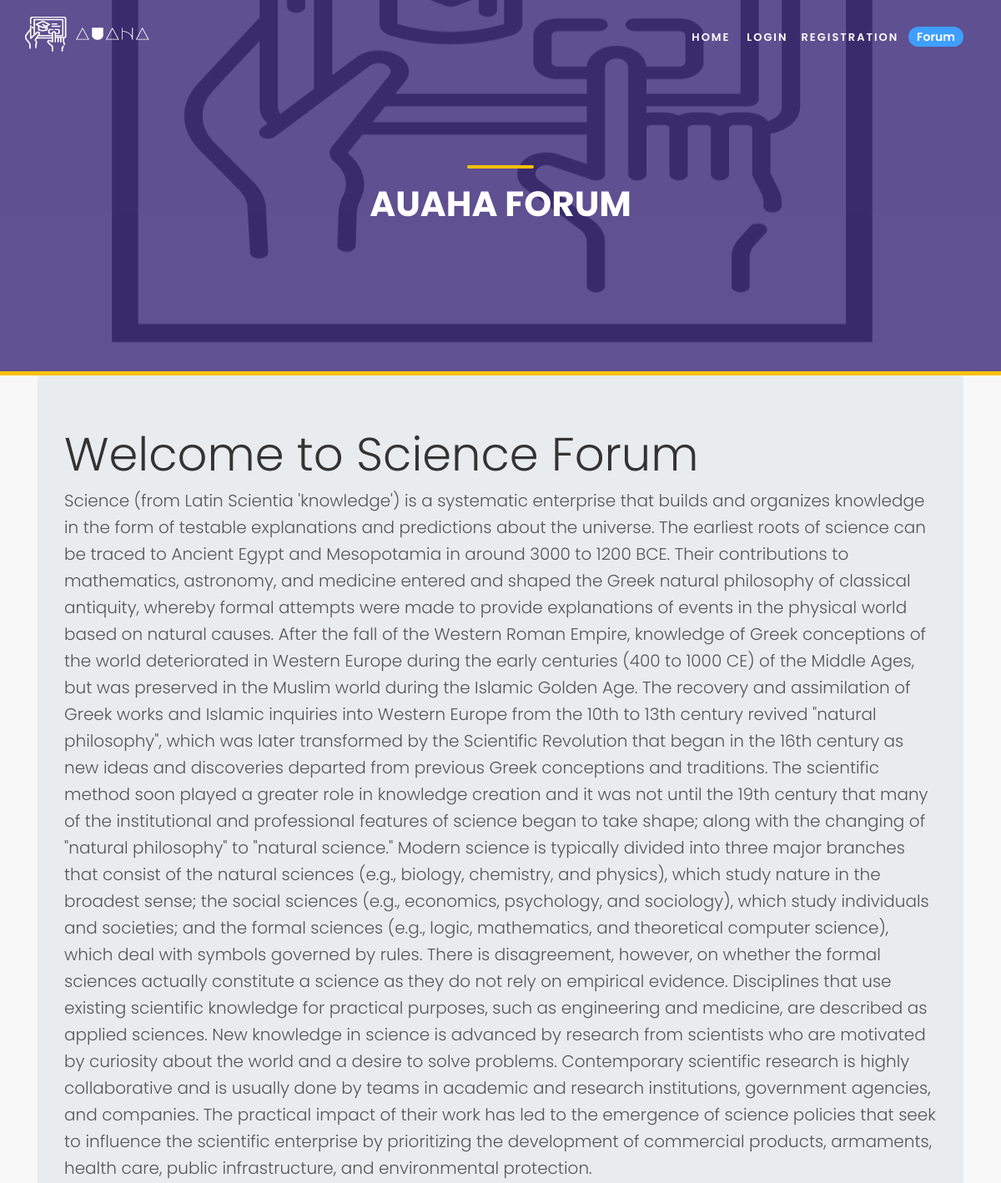
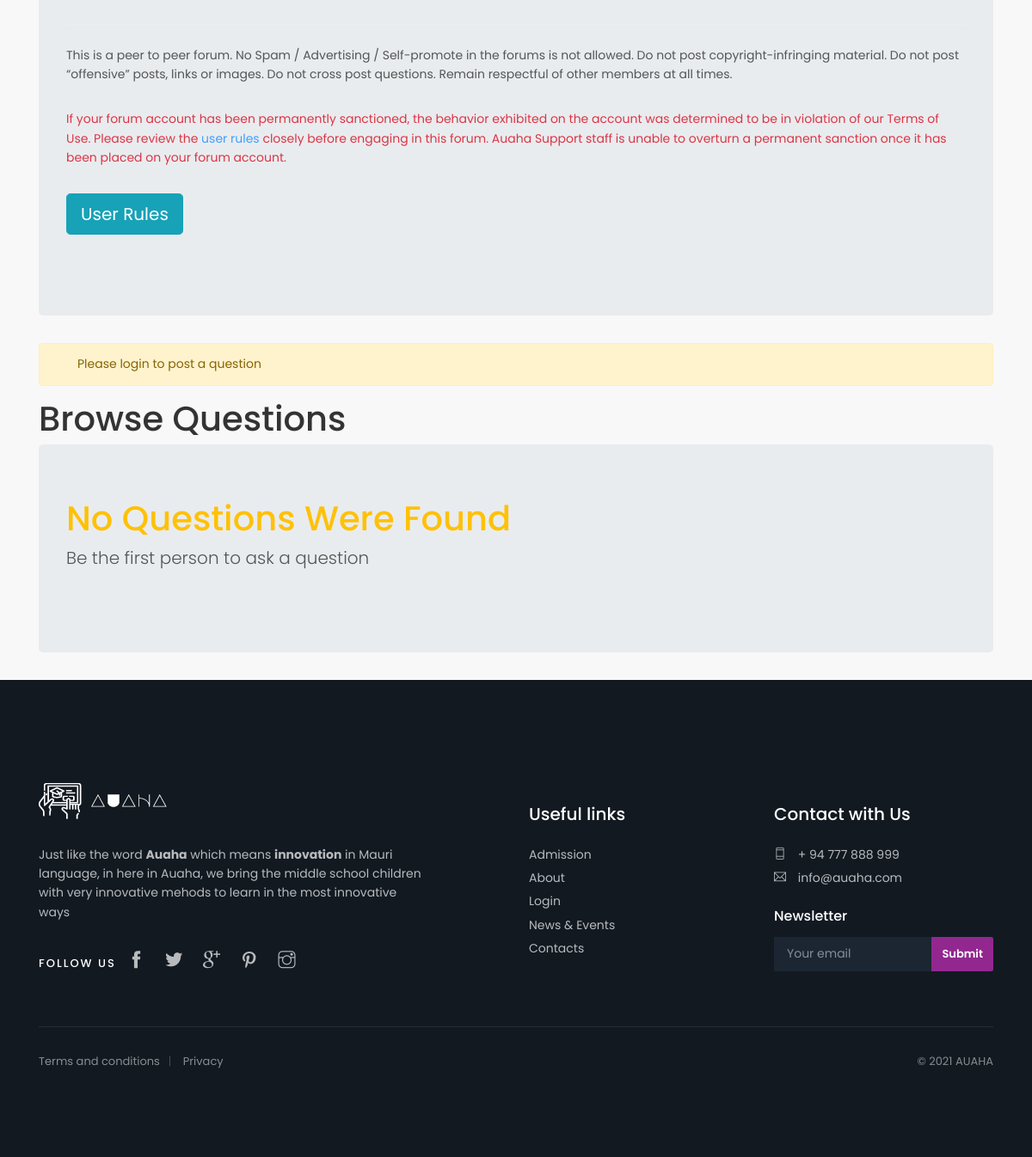
The page /forum/threadlist.php?category_id=1 on the database its author committed (2 pictures, top to bottom).
### tables this page shows
CREATE TABLE `categories` (
  `category_id` int(11) NOT NULL,
  `category_name` varchar(255) NOT NULL,
  `category_description` mediumtext NOT NULL,
  `timestamp` datetime NOT NULL DEFAULT current_timestamp()
);

### forum/threadlist.php (the view, shortened to what this page needs)
<!doctype html>
<html lang="en">
<head>
    <link href="../assets/css/bootstrap.min.css" rel="stylesheet">
    <link href="../assets/css/style.css" rel="stylesheet">
    <link href="../assets/css/vendors.css" rel="stylesheet">
    <link href="../assets/css/icon_fonts/css/all_icons.min.css" rel="stylesheet">
    <link href="../assets/css/custom.css" rel="stylesheet">
</head>
<body>
    <?php include 'partials/dbconnect.php';?>
    <?php include 'partials/header.php';?>
    <?php
    $id = $_GET['category_id'];
    $sql = "SELECT * FROM `categories` WHERE category_id = $id";
    $result = mysqli_query($conn,$sql);
    while($row = mysqli_fetch_assoc($result)){
        $cat = $row['category_name'];
        $desc = $row['category_description'];
    }
    ?>
    <section id="hero_in" class="general">
        <div class="wrapper">
            <div class="container">
                <h1 class="fadeInUp"><span></span>Auaha Forum </h1>
            </div>
        </div>
    </section>
    <div class="container" id="ques">
        <div class="jumbotron">
            <h1 class="display-4 ">Welcome to <?php echo $cat;?> Forum</h1>
            <p class="lead"> <?php echo $desc;?></p>
            <hr class="my-4">
            <p>This is a peer to peer forum. No Spam / Advertising / Self-promote in the forums is not allowed. Do not
                post copyright-infringing material. Do not post “offensive” posts, links or images. Do not cross post
                questions. Remain respectful of other members at all times.</p>
            <p class="text-danger">If your forum account has been permanently sanctioned, the behavior exhibited on the
                account was determined to be in violation of our Terms of Use. Please review the <a
                    href="userrules.php">user rules</a> closely
                before engaging in this forum. Auaha Support staff is unable to overturn a permanent sanction once it
                has been placed on your forum account. </p>
            <p class="lead"><a class="btn btn-info btn-lg" href="userrules.php" role="button">User Rules</a></p>
        </div>
    </div>
    <?php
    if(isset($_SESSION['loggedin']) && $_SESSION['loggedin']==true){
    echo '
    <div class="container">
        <h1>Ask a Question</h1>
        <form class="my-4" action="' . $_SERVER["REQUEST_URI"] . '" method="post">
    <div class="mb-3">
        <label for="title" class="form-label">Problem Title</label>
        <input type="text" class="form-control" id="title" name="title" aria-describedby="emailHelp"
            placeholder="Keep your title as short as possible" required>
    </div>
    <div class="form-group">
        <label for="exampleFormControlTextarea1">Elaborate Your Problem</label>
        <textarea class="form-control" id="desc" name="desc" rows="8" required></textarea>
    </div>
    <input type="hidden" name="sno" id="sno" value="' . $_SESSION["sno"]. '">
    <button type="submit" class="btn btn-primary">Submit</button>
    </form>
    </div>';
    }
    else{
    echo '
    <div class="container">
        <div class="alert alert-warning d-flex align-items-center" role="alert">
            <svg class="bi flex-shrink-0 me-2" width="24" height="24" role="img" aria-label="Warning:">
                <use xlink:href="#exclamation-triangle-fill" />
            </svg>
            <div>
                Please login to post a question
            </div>
        </div>
    </div>';
    }
    ?>
    <div class="container" id="ques">
        <h1>Browse Questions</h1>
        <?php
        $noResult = true;
        if ($noResult){
            echo         '<div class="jumbotron">
            <h1 class="display-6 text-warning">No Questions Were Found</h1>
            <p class="lead">Be the first person to ask a question</p>
        </div>';
        }
        ?>
    </div>
    <?php include 'partials/footer.php'?>
</body>
</html>

### rows shown on the page
categories: category_name "Science", category_description "Science (from Latin Scientia 'knowledge') is a systematic enterprise that builds and organizes knowledge in the form of testable explanations and predictions about the universe. The earliest roots of science can be traced to Ancient Egypt and Mesopotamia in around 3000 to 1200 BCE. Their contributions to mathematics, astronomy, and medicine entered and shaped the Greek natural philosophy of classical antiquity, whereby formal attempts were made to provide explanations of events in the physical world based on natural causes. After the fall of the Western Roman Empire, knowledge of Greek conceptions of the world deteriorated in Western Europe during the early centuries (400 to 1000 CE) of the…"
